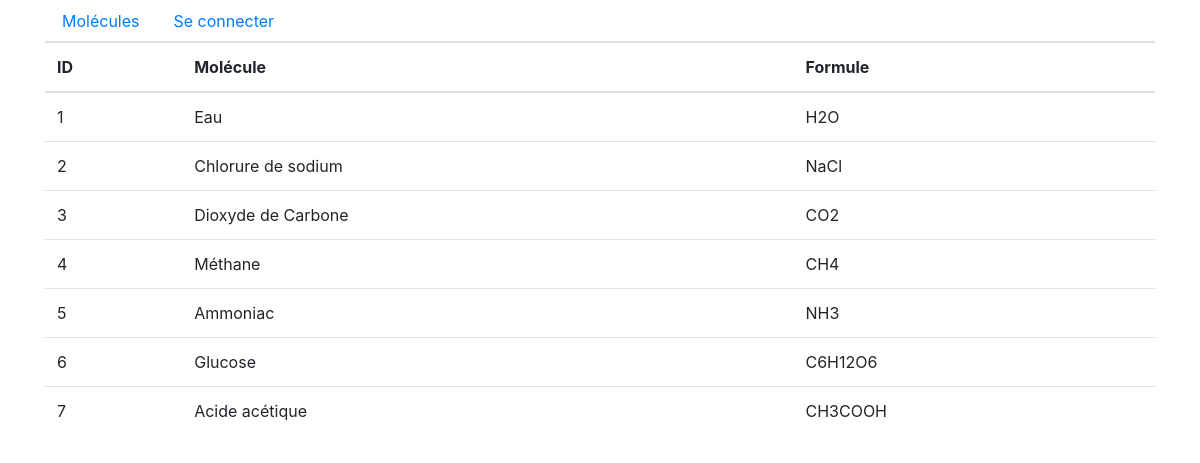
The page /chimie_CRUD/molecules.php on the database its author committed.
### tables this page shows
CREATE TABLE IF NOT EXISTS `molecule` (
  `id` int(11) NOT NULL AUTO_INCREMENT,
  `nom` varchar(255) NOT NULL,
  `formule` varchar(255) NOT NULL,
  PRIMARY KEY (`id`)
);

### chimie_CRUD/molecules.php (the view, shortened to what this page needs)
<?php
$bdd = se_connecter();
$reponse = $bdd->query('SELECT * FROM molecule');
$molecules = $reponse->fetchAll(PDO::FETCH_ASSOC);
include __DIR__ . '/parties/entete.php'; ?>
<table class="table">
    <thead>
        <tr>
            <th>ID</th>
            <th>Molécule</th>
            <th>Formule</th>
        </tr>
    </thead>
    <tbody>
        <?php foreach ($molecules as $m) : ?>
            <tr>
                <td scope="row"><?= $m['id'] ?></td>
                <td><?= $m['nom'] ?></td>
                <td><?= $m['formule'] ?></td>
            </tr>
        <?php endforeach; ?>
    </tbody>
</table>
<?php include __DIR__ . '/parties/pied_de_page.php'; ?>

### chimie_CRUD/parties/entete.php (shortened to what this page needs)
<!doctype html>
<html lang="en">
<head>
    <link rel="stylesheet" href="https://stackpath.bootstrapcdn.com/bootstrap/4.3.1/css/bootstrap.min.css">
</head>
<body>
    <div class="container">
        <ul class="nav nav-tabs" id="nav">
            <li class="nav-item">
                <a href="molecules.php" class="nav-link">Molécules</a>
            </li>
            <?php if (isset($_SESSION['is_connected']) && $_SESSION['is_connected'] === true) : ?>
                <li class="nav-item">
                    <a href="create-molecule.php" class="nav-link">Ajouter une molécule</a>
                </li>
                <li class="nav-item">
                    <a href="deconnexion.php" class="nav-link">Se déconnecter</a>
                </li>
            <?php else : ?>
                <li class="nav-item">
                    <a href="connexion.php" class="nav-link">Se connecter</a>
                </li>
            <?php endif; ?>
        </ul>

### chimie_CRUD/parties/pied_de_page.php (shortened to what this page needs)
    </div>
</body>
</html>

### rows shown on the page
molecule: id "1", nom "Eau", formule "H2O"
molecule: id "2", nom "Chlorure de sodium", formule "NaCl"
molecule: id "3", nom "Dioxyde de Carbone", formule "CO2"
molecule: id "4", nom "Méthane", formule "CH4"
molecule: id "5", nom "Ammoniac", formule "NH3"
molecule: id "6", nom "Glucose", formule "C6H12O6"
molecule: id "7", nom "Acide acétique", formule "CH3COOH"
